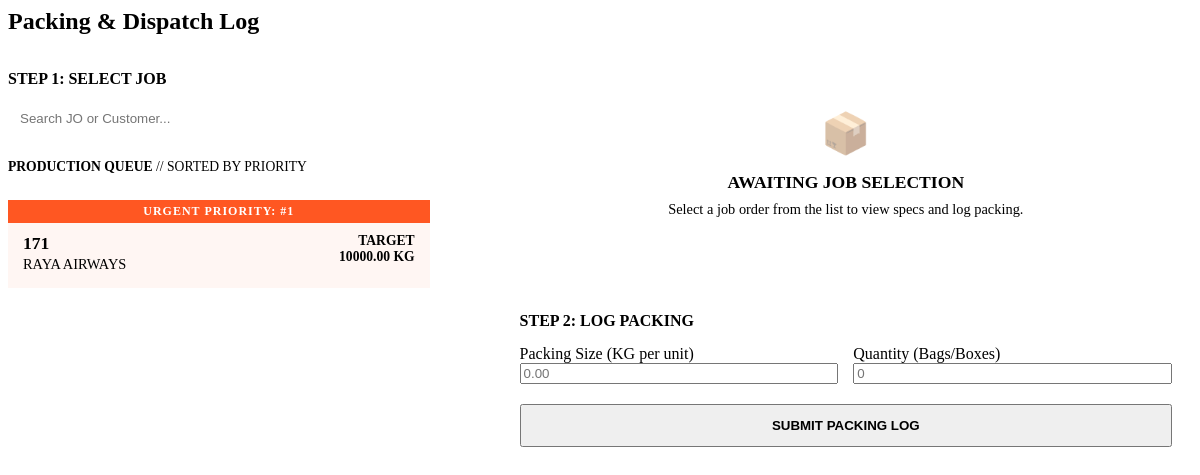
/get-packing/ (signed in), run on an earlier commit of the app's database.
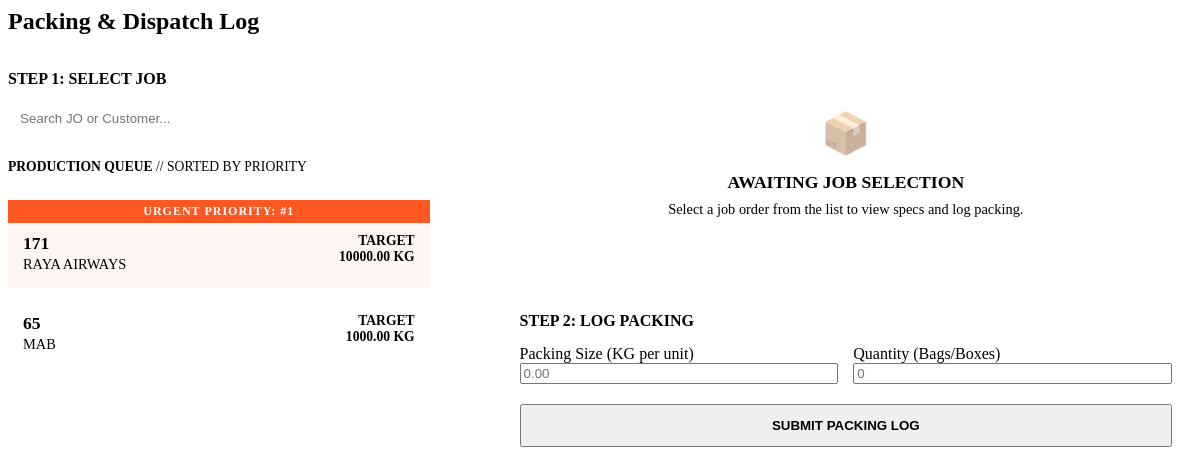
And on a later commit of the database.
### production/models.py (models this page shows, shortened)
class JobOrder(models.Model):
    jo_number = models.CharField(max_length=20, unique=True)
    customer = models.CharField(max_length=100)
    queue_position = models.PositiveIntegerField(
        default=100,
        help_text="Lower numbers run first (e.g., 1 is top priority). Use 100 for standard/un-queued jobs."
    )
    po_number = models.CharField(max_length=50, blank=True, default="-")
    target_delivery_date = models.DateField(null=True, blank=True)
    product_dimension = models.CharField(max_length=100, default="", help_text="e.g., 230 x 240 x 0.03")
    recipe = models.ForeignKey(Recipe, on_delete=models.SET_NULL, null=True, blank=True)
    printing_required = models.BooleanField(default=False)
    sealing_required = models.BooleanField(default=False)
    slitting_required = models.BooleanField(default=False)
    remarks = models.TextField(blank=True, default="-")
    wastage_buffer_percent = models.DecimalField(max_digits=5, decimal_places=2, default=10.00)
    order_quantity_kg = models.DecimalField(max_digits=10, decimal_places=2)
    total_est_material_kg = models.DecimalField(max_digits=10, decimal_places=2, editable=False, default=0)
    total_extrusion_wastage_kg = models.DecimalField(max_digits=10, decimal_places=2, default=Decimal('0.00'))
    total_cutting_wastage_kg = models.DecimalField(max_digits=10, decimal_places=2, default=0)
    total_extruded_kg = models.DecimalField(max_digits=10, decimal_places=2, default=0)
    total_cut_kg = models.DecimalField(max_digits=10, decimal_places=2, default=0)
    total_packed_kg = models.DecimalField(max_digits=10, decimal_places=2, default=0)
    total_shipped_kg = models.DecimalField(max_digits=10, decimal_places=2, default=0)
    is_completed = models.BooleanField(default=False, help_text="Mark as true when the entire order is finished.")
    class Meta:
        ordering = ['is_completed', 'queue_position', 'target_delivery_date']

### production/views.py (the view)
# urls.py: path('get-packing/', views.get_packing_form, name='get_packing'),
@login_required(login_url='login')
def get_packing_form(request):
    job_orders = JobOrder.objects.filter(
        is_completed=False,
        total_cut_kg__gt=F('total_packed_kg')
    ).order_by('queue_position', 'target_delivery_date', 'id')[:20]
    return render(request, 'production/partials/packing_form.html', {'job_orders': job_orders, 'dept': 'packing'})

### production/templates/production/partials/packing_form.html (shortened to what this page needs)
<div class="panel">
    <div class="panel-header" style="border-bottom: 2px solid var(--border-soft); padding-bottom: 15px; margin-bottom: 20px;">
        <h2 style="margin: 0; color: var(--text-primary);">Packing & Dispatch Log</h2>
    </div>
    <form hx-post="{% url 'submit_packing' %}" hx-target="#feedback-container" hx-disabled-elt="#packing-submit-btn">
        <div style="display: grid; grid-template-columns: 1fr 1.5fr; gap: 30px;">
            <div style="border-right: 2px solid var(--border-soft); padding-right: 30px;">
                <h3 style="margin-top: 0; color: var(--text-muted); font-size: 1rem; margin-bottom: 15px;">STEP 1: SELECT JOB</h3>
                <input type="text" name="q" placeholder="Search JO or Customer..."
                       hx-get="{% url 'search_jobs' %}?dept=packing"
                       hx-target="#packing-jo-list"
                       hx-trigger="keyup changed delay:300ms"
                       hx-params="q"
                       style="width: 100%; border: 1px solid var(--border-hard); padding: 8px 12px; border-radius: 4px; margin-bottom: 15px;">
                <div id="packing-jo-list" style="max-height: 450px; overflow-y: auto; border-top: 1px dashed var(--border-soft); padding-top: 10px;">
                    {% include 'production/partials/job_radio_list.html' %}
                </div>
            </div>
            <div>
                <div id="job-specs-container">
                    <div style="padding: 40px 20px; text-align: center; color: var(--text-muted); border: 2px dashed var(--border-soft); border-radius: var(--radius); margin-bottom: 20px;">
                        <div style="font-size: 2.5rem; margin-bottom: 15px; opacity: 0.5;">📦</div>
                        <p style="font-weight: bold; text-transform: uppercase; margin: 0; font-size: 1.1rem;">Awaiting Job Selection</p>
                        <p style="font-size: 0.9rem; color: var(--border-hard); margin-top: 8px;">Select a job order from the list to view specs and log packing.</p>
                    </div>
                </div>
                <div style="background: var(--bg-floor); padding: 20px; border-radius: var(--radius); border: 1px solid var(--border-soft);">
                    <h3 style="margin-top: 0; margin-bottom: 15px; font-size: 1rem; color: var(--text-muted);">STEP 2: LOG PACKING</h3>
                    <div style="display: grid; grid-template-columns: 1fr 1fr; gap: 15px;">
                        <div>
                            <label class="input-label">Packing Size (KG per unit)</label>
                            <input type="number" name="packing_size" step="0.01" min="0.01" required class="text-mono" placeholder="0.00" style="width: 100%;" value="{{ request.POST.packing_size|default:'' }}">
                        </div>
                        <div>
                            <label class="input-label">Quantity (Bags/Boxes)</label>
                            <input type="number" name="quantity" step="1" min="1" required class="text-mono" placeholder="0" style="width: 100%;" value="{{ request.POST.quantity|default:'' }}">
                        </div>
                    </div>
                    <button id="packing-submit-btn" type="submit" class="btn btn-primary" style="margin-top: 20px; width: 100%; padding: 12px; font-weight: bold;">SUBMIT PACKING LOG</button>
                </div>
            </div>
        </div>
    </form>
</div>

### production/templates/production/partials/job_radio_list.html (shortened to what this page needs)
<div style="max-height: 400px; overflow-y: auto; padding-right: 10px;">
    <div style="margin-bottom: 15px; padding-bottom: 10px; border-bottom: 1px dashed var(--border-soft); color: var(--text-muted); font-size: 0.85rem; text-transform: uppercase;">
        <strong>Production Queue</strong> // Sorted by Priority
    </div>
    {% for jo in job_orders %}
    <div>
        <label for="jo_{{ jo.id }}" class="radio-label {% if jo.queue_position <= 5 %}urgent-job{% endif %}">
            {% if jo.queue_position <= 5 %}
                <div style="background: #ff5722; color: white; padding: 4px 10px; font-size: 0.75rem; font-weight: bold; margin: -15px -15px 10px -15px; text-align: center; letter-spacing: 1px;">
                    URGENT PRIORITY: #{{ jo.queue_position }}
                </div>
            {% elif jo.queue_position < 100 %}
                <div style="background: var(--border-hard); color: white; padding: 4px 10px; font-size: 0.75rem; font-weight: bold; margin: -15px -15px 10px -15px; text-align: center; letter-spacing: 1px;">
                    QUEUE POSITION: #{{ jo.queue_position }}
                </div>
            {% endif %}
            <div style="display: flex; justify-content: space-between; align-items: flex-start;">
                <div>
                    <div style="font-weight: bold; font-size: 1.1rem; color: var(--text-primary);">{{ jo.jo_number }}</div>
                    <div style="color: var(--text-muted); font-size: 0.9rem; margin-top: 2px;">{{ jo.customer }}</div>
                </div>
                <div class="text-mono" style="font-size: 0.85rem; color: var(--action-blue); font-weight: bold; text-align: right;">
                    TARGET<br>{{ jo.order_quantity_kg }} KG
                </div>
            </div>
        </label>
    </div>
    {% empty %}
    <div style="padding: 15px; text-align: center; color: var(--text-muted); font-style: italic;">
        No pending jobs found.
    </div>
    {% endfor %}
</div>

What changed in the data, as far as the page shows it:
now on this page (row edited): JobOrder: jo_number "65", customer "MAB", order_quantity_kg "1000.00", queue_position 100 (drawn)
